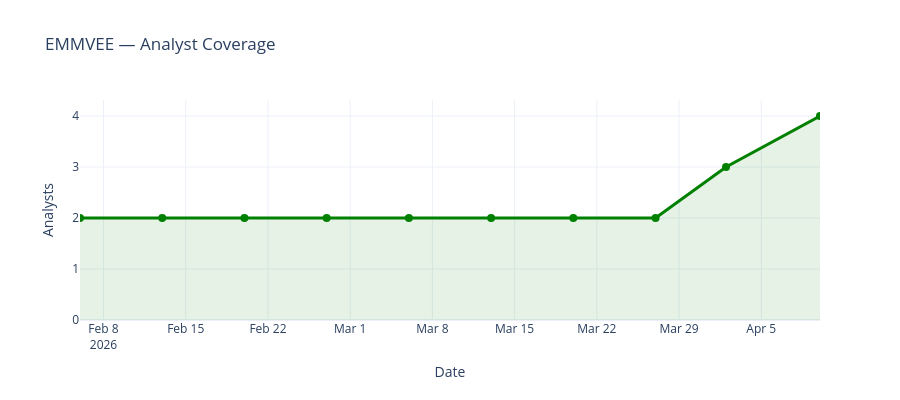

Notebook cell for this chart:
### Code cell
# ================= CHART 2: ANALYST COUNT =================
fig = go.Figure()
fig.add_trace(go.Scatter(
    x=df_tp["Date"], y=df_tp["#Count"], name="Analyst Count",
    mode="lines+markers", line=dict(color="green", width=3),
    marker=dict(size=8), fill="tozeroy", fillcolor="rgba(0,128,0,0.1)",
    hovertemplate="<b>Coverage</b><br>%{x|%Y-%m-%d}<br>%{y} analysts<extra></extra>"
))
fig.update_layout(
    title=f"{TICKER} — Analyst Coverage",
    xaxis_title="Date", yaxis_title="Analysts",
    hovermode="x unified", height=400, template="plotly_white"
)
fig.show()
print(f"Coverage: {df_tp['#Count'].min():.0f}-{df_tp['#Count'].max():.0f}, Latest: {df_tp['#Count'].iloc[-1]:.0f}")

### Figure 1 — Plotly figure (JSON) as saved in the notebook; plotly's stock layout.template omitted (floating-point values rounded to 4 significant figures)
{"data": [{"fill": "tozeroy", "fillcolor": "rgba(0,128,0,0.1)", "hovertemplate": "<b>Coverage</b><br>%{x|%Y-%m-%d}<br>%{y} analysts<extra></extra>", "line": {"color": "green", "width": 3}, "marker": {"size": 8}, "mode": "lines+markers", "name": "Analyst Count", "type": "scatter", "x": ["2026-02-06T00:00:00", "2026-02-13T00:00:00", "2026-02-20T00:00:00", "2026-02-27T00:00:00", "2026-03-06T00:00:00", "2026-03-13T00:00:00", "2026-03-20T00:00:00", "2026-03-27T00:00:00", "2026-04-02T00:00:00", "2026-04-10T00:00:00"], "y": [2, 2, 2, 2, 2, 2, 2, 2, 3, 4]}], "layout": {"height": 400, "hovermode": "x unified", "title": {"text": "EMMVEE — Analyst Coverage"}, "xaxis": {"title": {"text": "Date"}}, "yaxis": {"title": {"text": "Analysts"}}}}
